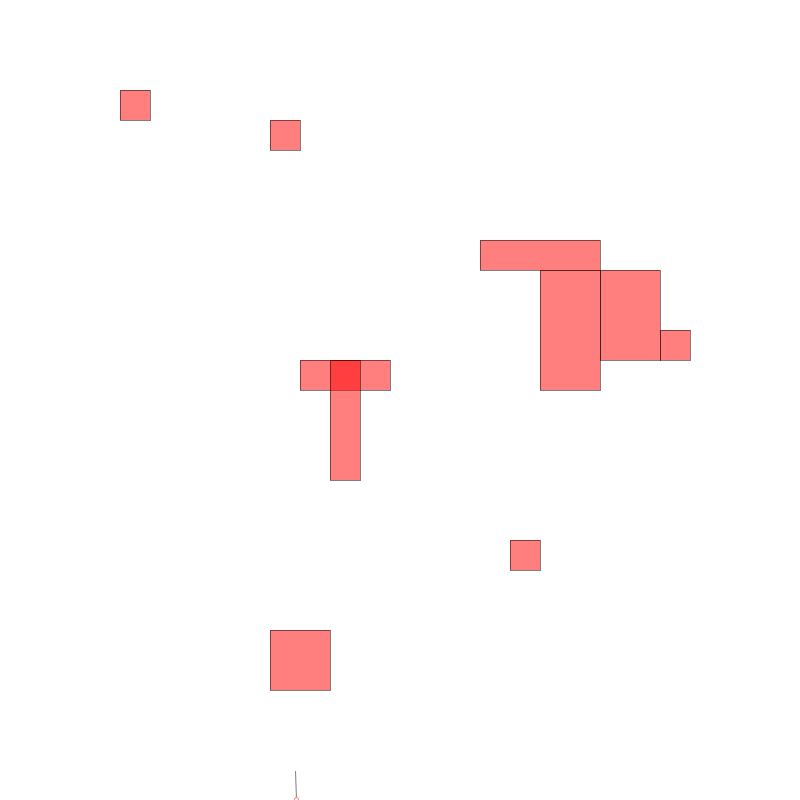
Frame 1 (no input)
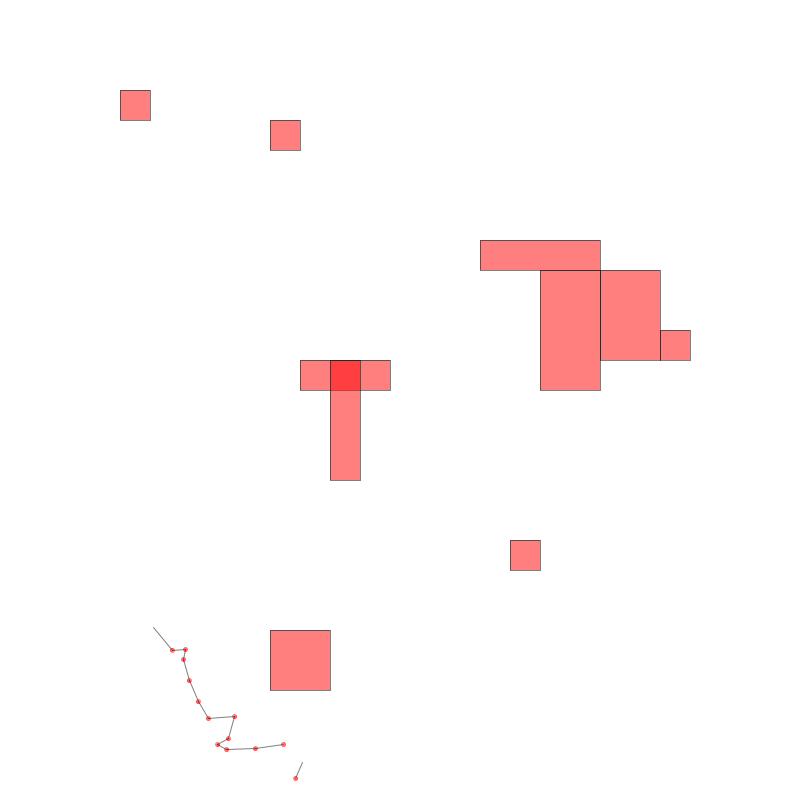
Frame 60 (the mouse pressed at the canvas centre just before this capture)
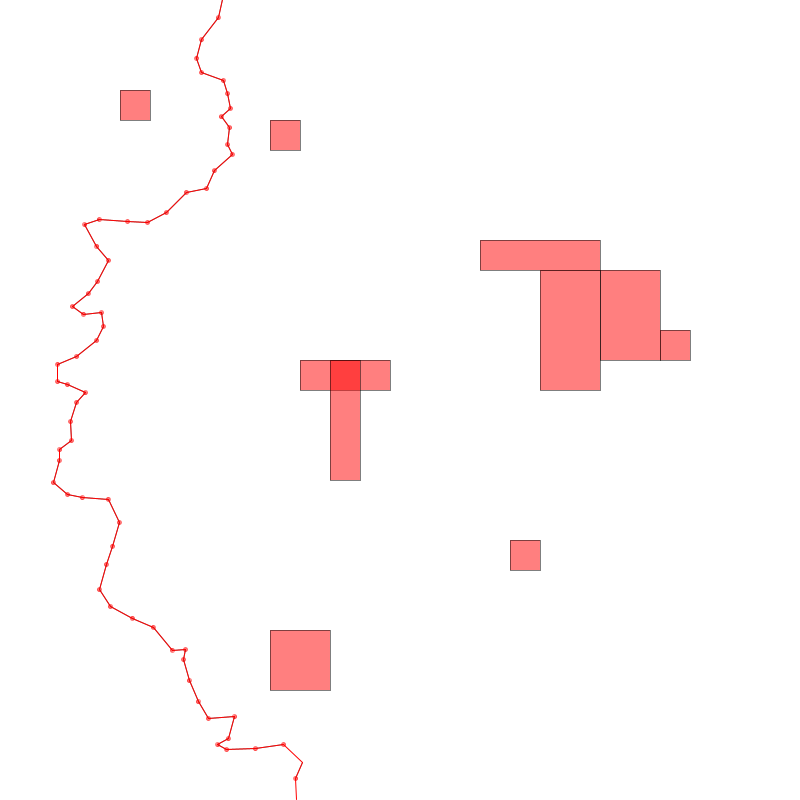
Frame 120 (the mouse held since frame 60 and released just before this capture)

The Processing sketch that drew these frames (run headless with seeded random() and noise(); from frame 60 on, the mouse is pressed at the canvas centre):

// Processing sketch: node_river
// ── node_river.pde
ArrayList<Node> toCheck = new ArrayList<Node>();
ArrayList<Node> allNodes = new ArrayList<Node>();
ArrayList<Node> ends = new ArrayList<Node>();
ArrayList<Block> blocks = new ArrayList<Block>();
ArrayList<Node> toDraw = new ArrayList<Node>();
ArrayList<PVector> intersections = new ArrayList<PVector>();


final int WW = 800;
final int WH = 800;
final int OUTSIDE_BORDER = 50;
final float MIN_LEN = 10;
final float MAX_LEN = 30;


final float BLOCK_SIZE = 30;
final float BLOCKS_ACROSS = WW / BLOCK_SIZE;
final float BLOCKS_DOWN = WH / BLOCK_SIZE;
void settings() {
  size(WW, WH);
}
void setup() {
  reset();
}
Node origin;
void reset() {
  intersections.clear();
  splits = 0;
  goBackAmount = 5;
  allNodes.clear();
  blocks.clear();
  toCheck.clear();
  toDraw.clear();
  ends.clear();
  newBlocks();

  origin = new Node(null, random(width), height-1, radians(random(-135, -45)));
}

int splits = 0;
void draw() {
  background(255);

  if (splits < 3 && random(1) < 0.1 && toDraw.size() > 5) {
    int r = floor(random(toDraw.size()));
    Node n = toDraw.get(r);
    toDraw.remove(n);
    toCheck.add(n);
    splits += 1;
  }


  for (int i = toCheck.size() - 1; i >= 0; i -= 1) {
    if (i > toCheck.size()-1) break;
    Node n = toCheck.get(i);
    n.check();
    if (toCheck.contains(n)) {
      toCheck.remove(n);
    }
    toDraw.add(n);
  }




  for (int i = allNodes.size() - 1; i >= 0; i -= 1) {
    Node n = allNodes.get(i);
    n.draw();
  }

  for (Node n : ends) {
    n.drawRetrace();
  }

  for (Block b : blocks) {
    b.draw();
  }

  for (PVector p : intersections) {
    stroke(255, 0, 255, 128);
    line(p.x - 5, p.y - 5, p.x + 5, p.y + 5);
    line(p.x + 5, p.y - 5, p.x - 5, p.y + 5);
  }
}

// ── Input.pde
void mouseClicked() {
  reset();
}

// ── Node.pde
int NODE_ID = 0;
int goBackAmount = 5;
class Node implements Comparable<Node> {
  final int id;
  {
    NODE_ID += 1;
    id = NODE_ID;
  }
  Node parent;
  ArrayList<Node> children = new ArrayList<Node>();
  PVector pos;
  float angle;
  Node(Node parent, float x, float y, float angle) {
    this.parent = parent;
    this.pos = new PVector(x, y);
    this.angle = angle;
    toCheck.add(this);
    allNodes.add(this);
  }

  int hashCode() {
    return id;
  }


  @Override
    boolean equals(Object o) {
    if (!(o instanceof Node)) {
      return false;
    } else {
      Node otherNode = (Node) o;
      return otherNode.id == id;
    }
  }

  int compareTo(Node n) {
    return Integer.compare(id, n.id);
  }

  void draw() {
    stroke(0, 128);
    for (Node n : children) {

      line(pos.x, pos.y, n.pos.x, n.pos.y);
      stroke(255, 0, 0, 128);
      ellipse(pos.x, pos.y, 4, 4);
    }
  }

  void removeForward() {
    removeLinks();
    if (children.size() > 0) {
      for (int i = children.size()-1; i >= 0; i -= 1) {
        Node n = children.get(i);
        n.removeForward();
        n.parent = null;
        if (i <= children.size()-1) {
          children.remove(i);
        }
        
      }
    }
  }
  
  void removeLinks() {
    if (parent != null && parent.children.contains(this)) {
      parent.children.remove(this);
    }
    if (allNodes.contains(this)) {
      allNodes.remove(this);
    }
    if (toCheck.contains(this)) {
      toCheck.remove(this);
    }
    
    if (toDraw.contains(this)) {
      toDraw.remove(this);
    }
  }

  void goBack(int i) {

    
    
    removeForward();
    if (parent == null || i <= 0) {
      if (!toCheck.contains(this)) {
        toCheck.add(this);
        
      }
      
      if (!allNodes.contains(this)) {
        allNodes.add(this);
      }
    } else {

      parent.goBack(i-1);
    }
  }


  void drawRetrace() {
    if (parent != null) {
      stroke(255, 0, 0);
      line(pos.x, pos.y, parent.pos.x, parent.pos.y);
      parent.drawRetrace();
    }
  }


  void check() {
    float sa = angle - random(PI);
    sa = constrain(sa, radians(-190), radians(-90));

    float ea = angle + random(PI);
    ea = constrain(ea, radians(-90), radians(10));

    float na = random(sa, ea);
    float len = random(MIN_LEN, MAX_LEN);
    float xx = pos.x + len * cos(angle);
    float yy = pos.y + len * sin(angle);
    boolean collided = false;
    if (!OOB_ext(xx, yy)) {

      for (Block b : blocks) {

        if (b.intersects(pos.x, pos.y, xx, yy)) {
          collided = true;
          goBackAmount += 1;
          goBack(goBackAmount);
          break;
        }
      }

      if (!collided) {
        for (int i = allNodes.size() - 1; i >= 0; i -= 1) {
          Node n = allNodes.get(i);

          if (id == n.id) continue;

          for (int j = n.children.size()-1; j >= 0; j -= 1) {
            Node nc = n.children.get(j);
            if (id == nc.id) continue;
            if (linesIntersect(pos.x, pos.y, xx, yy, nc.pos.x, nc.pos.y, n.pos.x, n.pos.y)) {
              intersections.add(intersectionPoint(pos.x, pos.y, xx, yy, nc.pos.x, nc.pos.y, n.pos.x, n.pos.y));
              collided = true;
              goBackAmount += 1;
              goBack(goBackAmount);
              break;
            }
          }
          if (collided) break;
        }
      }


      if (!collided) {
        goBackAmount -= 1; 
        if (goBackAmount < 5) goBackAmount = 5; 
        children.add(new Node(this, xx, yy, na));
      }
    } else {
      ends.add(this);
    }
  }
}

// ── block.pde
class Block {
  PVector pos;
  PVector dims;
  Block(int x, int y, int w, int h) {
    pos = new PVector(x*BLOCK_SIZE,y*BLOCK_SIZE);
    dims = new PVector(w*BLOCK_SIZE,h*BLOCK_SIZE);
  }
  
  void draw() {
    stroke(0,128);
    fill(255,0,0,128);
    rect(pos.x, pos.y, dims.x, dims.y);
  }
  
  boolean intersects(float sx, float sy, float ex, float ey) {
    boolean inside = (sx >= pos.x && sx <= pos.x + dims.x && sy >= pos.y && sy <= pos.y + dims.y);
    if (inside) return inside;
    
    inside = (ex >= pos.x && ex <= pos.x + dims.x && ey >= pos.y && ey <= pos.y + dims.y);
    if (inside) return inside;

    //top
    boolean top = linesIntersect(sx,sy,ex,ey,pos.x,pos.y,pos.x+dims.x,pos.y);
    if (top) return top;
    
    //bottom
    boolean bottom = linesIntersect(sx,sy,ex,ey,pos.x,pos.y+dims.y,pos.x+dims.x,pos.y+dims.y);
    if (bottom) return bottom;
    
    //left
    boolean left = linesIntersect(sx,sy,ex,ey,pos.x,pos.y,pos.x,pos.y+dims.y);
    if (left) return left;
    
        //left
    boolean right = linesIntersect(sx,sy,ex,ey,pos.x+dims.x,pos.y,pos.x+dims.x,pos.y+dims.y);
    if (right) return right;
    
    return false;
    
    
  }
}

void newBlocks() {
  for (int i = 0; i < 10; i += 1) {
    int x = floor(random(3,BLOCKS_ACROSS-3));
    int y = floor(random(3,BLOCKS_DOWN-3));
    int w = floor(random(1,5));
    int h = floor(random(1,5));
    blocks.add( new Block(x,y,w,h));
  }
  
  
}

// ── funcs.pde
float t(float x1, float y1, float x2, float y2, float x3, float y3, float x4, float y4) {
  float t = (x1 - x3) * (y3 - y4) - (y1 - y3) * (x3 - x4);
  t /= (x1 - x2) * (y3 - y4) - (y1 - y2) * (x3 - x4);
  return t;
}

float u(float x1, float y1, float x2, float y2, float x3, float y3, float x4, float y4) {
  float u = (x1 - x2) * (y1 - y3) - (y1 - y2) * (x1 - x3);
  u /= (x1 - x2) * (y3 - y4) - (y1 - y2) *(x3-x4);

  return -u;
}
boolean OOB_ext(float x, float y) {
  return (x < -OUTSIDE_BORDER || x > WW + OUTSIDE_BORDER || y < -OUTSIDE_BORDER || y > WH + OUTSIDE_BORDER);
}
boolean linesIntersect(float x1, float y1, float x2, float y2, float x3, float y3, float x4, float y4) {
  if (pairSame(x1, y1, x3, y3) || pairSame(x1, y1, x4, y4) || pairSame(x2, y2, x3, y3) || pairSame(x2, y2, x4, y4)) {
    return false;
  }
  float t = t(x1, y1, x2, y2, x3, y3, x4, y4);
  float u = u(x1, y1, x2, y2, x3, y3, x4, y4);

  return t >= 0 && t <= 1 && u >= 0 && u <= 1;
}


boolean lineIntersect(PVector A1, PVector A2, PVector B1, PVector B2) {
  return linesIntersect(A1.x, A1.y, A2.x, A2.y, B1.x, B1.y, B2.x, B2.y);
}


boolean pairSame(float x1, float y1, float x2, float y2) {
  return floor(x1) == floor(x2) && floor(y1) == floor(y2);
}

PVector intersectionPoint(float x1, float y1, float x2, float y2, float x3, float y3, float x4, float y4) {
  PVector p = new PVector();
  float t = t(x1, y1, x2, y2, x3, y3, x4, y4);
  
  p.x = (x1 + t * (x2 - x1));
  p.y = (y1 + t * (y2 - y1));
  
  return p;
  
}

PVector intersectionPoint(PVector A1, PVector A2, PVector B1, PVector B2) {
  return intersectionPoint(A1.x, A1.y, A2.x, A2.y, B1.x, B1.y, B2.x, B2.y);
}

boolean same(PVector p, float x, float y) {
  return floor(p.x) == floor(x) && floor(p.y) == floor(y);
}

boolean sameStart(Node A, Node B) {
  return floor(A.pos.x) == floor(B.pos.x) && floor(A.pos.y) == floor(B.pos.y);
}
